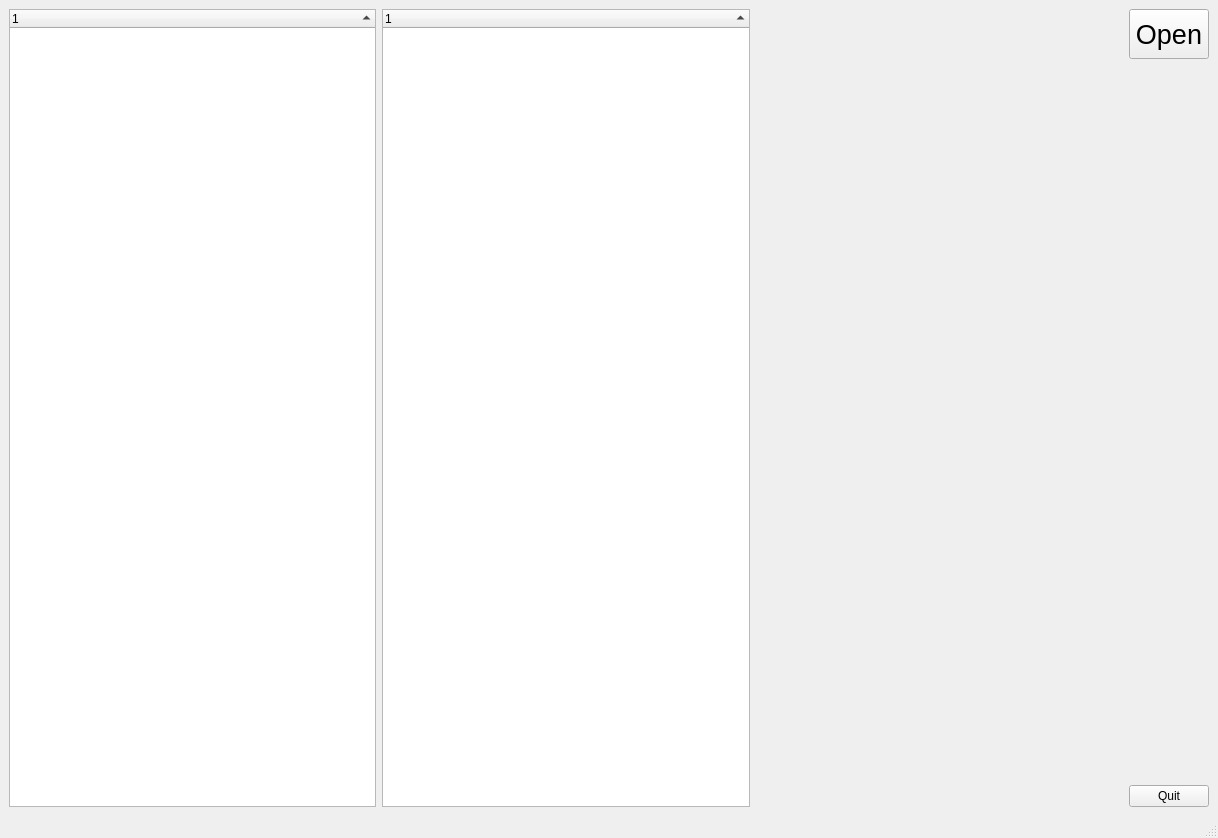
<?xml version="1.0" encoding="UTF-8"?>
<ui version="4.0">
 <class>DicomExplorer</class>
 <widget class="QMainWindow" name="DicomExplorer">
  <property name="geometry">
   <rect>
    <x>0</x>
    <y>0</y>
    <width>1218</width>
    <height>838</height>
   </rect>
  </property>
  <property name="windowTitle">
   <string>DICOM Explorer</string>
  </property>
  <widget class="QWidget" name="centralwidget">
   <layout class="QGridLayout" name="gridLayout">
    <item row="0" column="0">
     <layout class="QHBoxLayout" name="horizontalLayout">
      <item>
       <widget class="QTreeWidget" name="headerTree">
        <property name="minimumSize">
         <size>
          <width>0</width>
          <height>0</height>
         </size>
        </property>
        <property name="alternatingRowColors">
         <bool>true</bool>
        </property>
        <property name="sortingEnabled">
         <bool>true</bool>
        </property>
        <column>
         <property name="text">
          <string notr="true">1</string>
         </property>
        </column>
       </widget>
      </item>
      <item>
       <widget class="QTreeWidget" name="traceTree">
        <property name="alternatingRowColors">
         <bool>true</bool>
        </property>
        <property name="sortingEnabled">
         <bool>true</bool>
        </property>
        <attribute name="headerShowSortIndicator" stdset="0">
         <bool>true</bool>
        </attribute>
        <column>
         <property name="text">
          <string notr="true">1</string>
         </property>
        </column>
       </widget>
      </item>
      <item>
       <widget class="matplotlibFig" name="mplWindow" native="true">
        <property name="sizePolicy">
         <sizepolicy hsizetype="Expanding" vsizetype="Expanding">
          <horstretch>0</horstretch>
          <verstretch>0</verstretch>
         </sizepolicy>
        </property>
       </widget>
      </item>
      <item>
       <layout class="QVBoxLayout" name="verticalLayout">
        <item>
         <widget class="QPushButton" name="openButton">
          <property name="minimumSize">
           <size>
            <width>0</width>
            <height>50</height>
           </size>
          </property>
          <property name="font">
           <font>
            <pointsize>20</pointsize>
           </font>
          </property>
          <property name="text">
           <string>Open</string>
          </property>
         </widget>
        </item>
        <item>
         <spacer name="verticalSpacer">
          <property name="orientation">
           <enum>Qt::Vertical</enum>
          </property>
          <property name="sizeHint" stdset="0">
           <size>
            <width>20</width>
            <height>40</height>
           </size>
          </property>
         </spacer>
        </item>
        <item>
         <widget class="QPushButton" name="quitButton">
          <property name="text">
           <string>Quit</string>
          </property>
         </widget>
        </item>
       </layout>
      </item>
     </layout>
    </item>
   </layout>
  </widget>
  <widget class="QMenuBar" name="menubar">
   <property name="geometry">
    <rect>
     <x>0</x>
     <y>0</y>
     <width>1218</width>
     <height>22</height>
    </rect>
   </property>
  </widget>
  <widget class="QStatusBar" name="statusbar"/>
 </widget>
 <customwidgets>
  <customwidget>
   <class>matplotlibFig</class>
   <extends>QWidget</extends>
   <header>matplotlibfig.h</header>
   <container>1</container>
  </customwidget>
 </customwidgets>
 <resources/>
 <connections>
  <connection>
   <sender>quitButton</sender>
   <signal>clicked()</signal>
   <receiver>DicomExplorer</receiver>
   <slot>close()</slot>
   <hints>
    <hint type="sourcelabel">
     <x>1030</x>
     <y>729</y>
    </hint>
    <hint type="destinationlabel">
     <x>559</x>
     <y>389</y>
    </hint>
   </hints>
  </connection>
  <connection>
   <sender>openButton</sender>
   <signal>clicked()</signal>
   <receiver>DicomExplorer</receiver>
   <slot>onOpen()</slot>
   <hints>
    <hint type="sourcelabel">
     <x>1030</x>
     <y>62</y>
    </hint>
    <hint type="destinationlabel">
     <x>559</x>
     <y>389</y>
    </hint>
   </hints>
  </connection>
 </connections>
 <slots>
  <slot>onOpen()</slot>
 </slots>
</ui>
